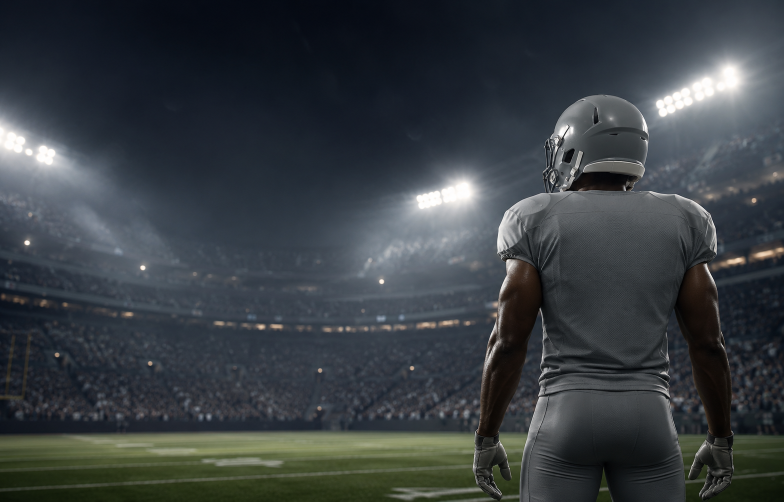
#> input picture art/menu/card_continue.png, 1568 x 1003 px, found by its file name (shown at 1/2 size)
$ python menu-kit-card.py
#> lines starting #> are read from the running program, lines starting #| are printed output that depends on the picture; after the words box and inside, x2 and y2 are one past the last pixel; in counts of white or black regions, pixels touching at a corner belong together
"""v106 THE KIT ON THE CONTINUE CARD — cut the two team-colour masks for the main menu's
continue-card photograph straight off the picture's own edges.

    python3 scripts/menu-kit-card.py            (from the repo root)

Writes public/menu/card_continue_mask_p.webp (PRIMARY = the jersey) and
card_continue_mask_s.webp (SECONDARY = helmet + pants), RGBA at half the source
resolution, RGB zero, alpha = the garment, softened by a 0.9px blur — the same shape the
menu's mask layer expects (see finish() in scripts/build-menu-art.py).

HOW THE OUTLINE IS FOUND.  The kit is neutral grey; the arms, the crowd, the sky and the
grass all carry colour, so RELATIVE CHROMA ((max-min)/luma) separates garment from
everything else far better than luminance does — the player is lit hard from the left, so
the same jersey runs from 167 down to 45 across his back while the bokeh behind him sits
at 40-110.  That map alone is not a mask (the gloves are neutral too, the arms wear
neutral specular rims, and the crowd has neutral patches), so it is used the way a camera
uses a rangefinder: a hand-placed PRIOR says where each boundary runs to within a few
pixels, and every boundary point is then SNAPPED to the strongest neutral/chromatic step
within a short search along its own normal, median-filtered and smoothed.  The result is
an explicit closed outline per garment, so nothing that is not inside a traced outline can
ever be tinted.

Coordinates in the prior tables are PERCENT of the source picture, the same grid
scripts/menu-mask-check.mjs probes on.  To re-place a boundary, read a zoom of the
picture, edit the control points, and re-run: the snap does the last two pixels.

The run prints its own report: coverage, the no-bleed guard, and every probe in
menu-mask-check.  Seven of that check's probes had been placed against the OLD masks and
sat off the real garment; v106 moved them, and the script asserts on every one.
"""
import os
import numpy as np
import cv2
from PIL import Image, ImageDraw, ImageFilter

SRC = 'art/menu/card_continue.png'
OUT = 'public/menu'
# where the review pictures go: the overlay and one zoomed crop per edge. Set MENU_KIT_DEBUG
# to move them; if the folder does not exist the pass is simply skipped.
DEBUG = os.environ.get('MENU_KIT_DEBUG', '')

src = Image.open(SRC).convert('RGB')
#> src is the input picture: PIL image 1568x1003 RGB; mean R, G, B 56.8, 62.6, 66.7
W, H = src.size
rgb = np.asarray(src).astype(np.float32)

# ---------------------------------------------------------------- the feature the snap reads
_b = cv2.GaussianBlur(rgb, (0, 0), 1.0)
_lum = _b.mean(2)
_rel = (_b.max(2) - _b.min(2)) / np.maximum(_lum, 12.0)
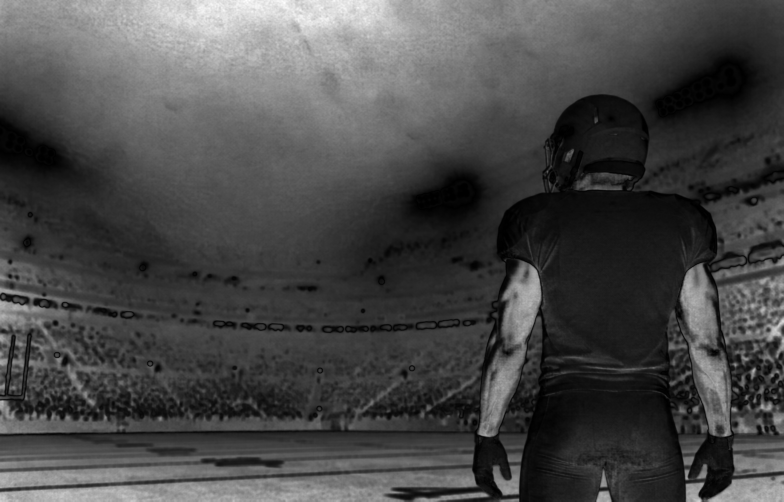
#> _rel: shape (1003, 1568) float32 (shown at 1/2 size); min 6.92e-06, max 1.23, mean 0.349; drawn with min black and max white
NEUT = np.clip(1.0 - _rel / 0.35, 0.0, 1.0)     # 1 = neutral (kit), 0 = coloured (skin, crowd, grass)
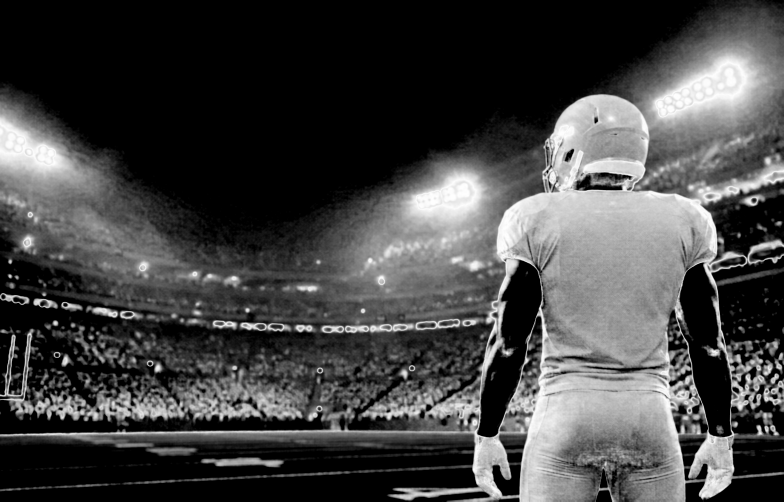
#> NEUT: shape (1003, 1568) float32 (shown at 1/2 size); min 0, max 1, mean 0.268


def px(pt):
    return pt[0] / 100.0 * W, pt[1] / 100.0 * H


def _interp(ctrl, t):
    """ctrl = [(t0, v0), ...] in percent, t = sample positions in percent. Linear."""
    ct = np.array([c[0] for c in ctrl], dtype=float)
    cv_ = np.array([c[1] for c in ctrl], dtype=float)
    if ct[0] > ct[-1]:                      # a table may run either way along its own axis
        ct, cv_ = ct[::-1], cv_[::-1]
    return np.interp(t, ct, cv_)


def snap(ctrl, axis, side, step=1.0, delta=9, win=5, pull=0.030, smooth=9):
    """Trace one boundary.

    ctrl  control points, percent, ordered along the boundary's own axis
    axis  'y' → the boundary is x(y), traced row by row;  'x' → y(x), column by column
    side  which way the GARMENT lies: 'L' garment is to the right of the edge (a left
          edge), 'R' garment to the left, 'T' garment below (a top edge), 'B' garment above
    delta how far, in source pixels, the snap may move off the prior
    win   how many pixels either side of a candidate the neutrality is averaged over
    pull  cost per pixel of leaving the prior — keeps a weak edge honest
    Returns [(x, y), ...] in source pixels, along the whole control range.
    """
#> called with axis = 'y', side = 'L', step = 1, delta = 7, win = 5, pull = 0.045, smooth = 7
    lo, hi = ctrl[0][0], ctrl[-1][0]
    span = (H if axis == 'y' else W) / 100.0
    n = max(2, int(round(abs(hi - lo) * span / step)))
    ts = np.linspace(lo, hi, n)
    prior = _interp(ctrl, ts)
    across = (W if axis == 'y' else H) / 100.0
    a = np.clip(np.rint(ts * span).astype(int), 0, (H if axis == 'y' else W) - 1)
    p = np.rint(prior * across).astype(int)                # the prior, in pixels
    found = p.copy()
    for i in range(len(a)):
        line = NEUT[a[i]] if axis == 'y' else NEUT[:, a[i]]
        best, bx = -1e9, p[i]
        for x in range(p[i] - delta, p[i] + delta + 1):
            if x - win < 0 or x + win + 1 >= len(line):
                continue
            if side in ('L', 'T'):
                inn = line[x + 1:x + 1 + win].mean(); out = line[x - win:x].mean()
            else:
                inn = line[x - win:x].mean(); out = line[x + 1:x + 1 + win].mean()
            s = inn - out - pull * abs(x - p[i])
            if s > best:
                best, bx = s, x
        found[i] = bx
#> after the loop, found = 183 values, max 1162 at index 182, min 1083 at index 27, mean 1102.4
    if smooth >= 3:
        k = smooth | 1
        pad = np.pad(found.astype(np.float32), k // 2, mode='edge')
#> pad = 189 values, max 1162 at index 185, min 1083 at index 30, mean 1103.2
        med = np.array([np.median(pad[i:i + k]) for i in range(len(found))])
#> med has the same summary as found
        ker = np.ones(k) / k
        found = np.convolve(np.pad(med, k // 2, mode='edge'), ker, mode='valid')
#> found = 183 values, max 1160.1 at index 182, min 1083.4 at index 27, mean 1102.4
    if axis == 'y':
        return [(float(x), float(y)) for x, y in zip(found, a)]
    return [(float(x), float(y)) for x, y in zip(a, found)]


def poly(points):
    m = Image.new('L', (W, H), 0)
    ImageDraw.Draw(m).polygon([(float(x), float(y)) for x, y in points], fill=255)
    return np.asarray(m) > 0


def poly_pct(pts):
    return poly([px(p) for p in pts])


# ================================================================= the priors, in percent
# Every table below was read off a 1%- and 0.5%-gridded zoom of art/menu/card_continue.png.

# --- the helmet -----------------------------------------------------------------------
# the shell's left side, bottom to top: the facemask strap and its clips out to 69.1-69.5,
# then the shell itself climbing to the crown
HELM_L = [(37.8, 69.45), (37.0, 69.35), (36.0, 69.20), (35.0, 69.07), (34.0, 69.20),
          (33.0, 69.45), (32.0, 69.40), (31.0, 69.30), (30.0, 69.30), (29.0, 69.35),
          (28.5, 69.39), (28.0, 69.64), (27.5, 70.09), (27.0, 70.28), (26.5, 70.60),
          (26.0, 70.66), (25.5, 70.79), (25.0, 70.85), (24.5, 70.98), (24.0, 71.17),
          (23.5, 71.30), (23.0, 71.56), (22.5, 71.81), (22.0, 72.07), (21.5, 72.39),
          (21.0, 72.77), (20.5, 73.28), (20.0, 73.72), (19.6, 74.30)]
HELM_TOP = [(74.30, 19.60), (74.50, 19.44), (75.00, 19.24), (75.50, 19.04), (76.00, 19.04),
            (76.50, 18.84), (77.00, 18.90), (77.50, 18.94), (78.00, 19.04), (78.50, 19.24),
            (79.00, 19.44), (79.50, 19.74), (80.00, 20.10)]
HELM_R = [(20.1, 80.05), (21.0, 80.87), (22.0, 81.51), (23.0, 81.95), (24.0, 82.27),
          (25.0, 82.53), (26.0, 82.65), (27.0, 82.78), (28.0, 82.72), (29.0, 82.65),
          (30.0, 82.65), (31.0, 82.53), (32.0, 82.40), (33.0, 82.14), (34.0, 82.20),
          (35.0, 82.02), (35.5, 81.82), (35.8, 81.50), (36.0, 81.42), (36.2, 81.29),
          (36.4, 81.02), (36.6, 80.90), (37.0, 80.78), (37.4, 80.77), (37.7, 80.64),
          (37.95, 80.55)]
# the helmet's lower edge, right to left. It is not one line: the jaw strap hangs to the
# jersey on the right and the facemask does the same on the left, and BETWEEN them the
# shell's rear rim rides high over the bare NECK, which is skin and stays out of the mask.
# Under a hard shadow lift the neck reads plainly as skin from 34.55 down to the collar.
HELM_BOT = [(80.55, 37.95), (80.05, 37.90),                          # the jaw strap's foot
            (79.90, 37.00), (79.75, 36.00), (79.60, 35.20), (79.20, 34.75),
            (78.00, 34.58), (76.00, 34.52), (74.50, 34.55), (73.80, 34.70),   # over the neck
            (73.40, 35.40), (73.15, 36.50), (73.00, 37.60), (72.85, 38.00),
            (72.50, 38.00), (72.00, 38.05), (71.70, 38.20),
            (71.55, 37.55), (71.00, 37.45), (70.45, 37.28),          # the air under the strap
            (70.30, 38.30), (69.60, 38.30), (69.45, 38.05)]

# --- the body: sleeves, torso, pants --------------------------------------------------
SLEEVE_L = [(51.5, 63.78), (51.0, 63.52), (50.0, 63.39), (49.0, 63.33), (48.0, 63.33),
            (47.0, 63.39), (46.0, 63.52), (45.0, 63.65), (44.0, 63.90), (43.0, 64.22),
            (42.5, 64.29), (42.0, 64.48)]
CUFF_L = [(63.78, 51.50), (64.20, 51.80), (64.60, 51.40), (65.20, 51.10), (65.80, 51.45),
          (66.40, 51.80), (67.00, 52.10), (67.60, 52.45), (68.20, 52.60)]
BODY_L = [(52.6, 68.45), (54.0, 68.55), (55.0, 68.69), (56.0, 68.88), (57.0, 68.94),
          (58.0, 69.01), (59.0, 69.01), (60.0, 68.94), (61.0, 68.81), (62.0, 68.69),
          (63.0, 68.60), (64.0, 68.90), (65.0, 69.07), (66.0, 69.13), (67.0, 69.13),
          (68.0, 69.07), (69.0, 69.13), (70.0, 69.07), (71.0, 69.01), (72.0, 68.94),
          (73.0, 68.85), (74.0, 68.95), (75.0, 68.80), (76.0, 68.75), (77.0, 68.78),
          (78.0, 68.69), (79.0, 68.45), (80.0, 68.37), (81.0, 68.30), (82.0, 68.11),
          (83.0, 67.86), (84.0, 67.65), (85.0, 67.47), (86.0, 67.28), (87.0, 67.22),
          (88.0, 67.03), (89.0, 66.84), (90.0, 66.71), (91.0, 66.58), (92.0, 66.52),
          (93.0, 66.39), (94.0, 66.33), (95.0, 66.33), (96.0, 66.26), (97.0, 66.26),
          (98.0, 66.20), (99.0, 66.10), (100.0, 66.10)]
BODY_R = [(52.5, 89.05), (53.0, 88.58), (54.0, 87.69), (55.0, 87.31), (56.0, 87.05),
          (57.0, 86.72), (58.0, 86.35), (59.0, 86.17), (60.0, 86.06), (61.0, 85.99),
          (62.0, 85.83), (63.0, 85.65), (64.0, 85.44), (65.0, 85.19), (66.0, 85.08),
          (67.0, 85.06), (68.0, 85.10), (69.0, 85.12), (70.0, 85.16), (71.0, 85.24),
          (72.0, 85.32), (73.0, 85.37), (74.0, 85.40), (75.0, 85.40), (76.0, 85.40),
          (77.0, 85.40), (78.0, 85.42), (79.0, 85.40), (80.0, 85.37), (81.0, 85.55),
          (82.0, 85.65), (83.0, 85.78), (84.0, 85.97), (85.0, 86.10), (86.0, 86.29),
          (87.0, 86.48), (88.0, 86.54), (89.0, 86.73), (90.0, 86.86), (91.0, 86.99),
          (92.0, 87.12), (93.0, 87.18), (94.0, 87.24), (95.0, 87.31), (96.0, 87.37),
          (97.0, 87.37), (98.0, 87.37), (99.0, 87.44), (100.0, 87.46)]
CUFF_R = [(89.05, 52.45), (89.60, 52.30), (90.10, 52.00), (90.60, 51.70), (91.00, 51.30),
          (91.20, 51.05)]
SLEEVE_R = [(51.05, 91.22), (50.5, 91.38), (50.0, 91.45), (49.0, 91.45),
            (48.0, 91.42), (47.0, 91.39), (46.0, 91.33), (45.0, 91.20), (44.0, 90.94),
            (43.0, 90.75), (42.0, 90.18), (41.4, 89.73), (41.0, 89.41), (40.7, 89.20)]
# the shoulder line and the collar, left to right; under the helmet this IS the helmet's hem
SHOULDER = [(64.50, 41.97), (65.00, 41.38), (65.50, 40.78), (66.00, 40.28), (66.50, 39.88),
            (67.00, 39.48), (67.50, 39.18), (68.00, 38.98), (68.50, 38.68), (69.00, 38.38),
            (69.30, 38.42), (69.80, 38.42), (70.30, 38.40), (71.00, 38.38), (71.60, 38.35),
            (72.00, 38.15), (72.50, 38.05), (73.00, 37.85), (73.50, 37.89), (74.00, 37.69),
            (74.50, 37.85), (75.00, 37.79), (76.00, 37.79), (77.00, 37.89), (78.00, 37.89),
            (79.00, 37.89), (79.50, 37.92), (80.00, 37.92), (80.50, 37.90), (81.00, 38.10),
            (81.50, 38.15), (82.00, 38.10), (82.50, 38.00), (83.00, 38.02), (83.50, 38.15),
            (84.00, 38.40), (84.50, 38.50), (85.00, 38.55), (85.50, 38.64), (86.00, 38.72),
            (86.50, 38.90), (87.00, 39.14), (87.50, 39.45), (88.00, 39.65), (88.50, 39.95),
            (89.00, 40.35), (89.20, 40.55)]

# the jersey's own hem: where the mesh stops and the pants start
HEM = [(66.00, 79.30), (67.00, 78.86), (67.50, 78.46), (68.00, 78.27), (68.50, 78.40),
       (69.00, 78.70), (69.50, 78.86), (70.00, 78.66), (70.50, 78.46), (71.00, 78.27),
       (71.50, 77.97), (72.00, 77.87), (72.50, 77.77), (73.00, 77.67), (74.00, 77.57),
       (75.00, 77.57), (75.50, 77.57), (76.00, 77.67), (77.00, 77.77), (77.50, 77.87),
       (78.00, 77.97), (79.00, 77.97), (79.50, 77.97), (80.00, 77.87), (81.00, 77.77),
       (82.00, 77.77), (83.00, 77.87), (83.50, 77.97), (84.00, 78.17), (84.50, 78.36),
       (85.00, 78.70), (86.00, 79.10)]

# the open air between the legs — a wedge that runs off the bottom of the frame
LEGGAP = [(77.02, 93.40), (77.25, 95.00), (77.75, 97.50), (78.15, 100.60),
          (75.95, 100.60), (76.38, 97.50), (76.85, 95.00)]

# ================================================================= trace them
helm_l = snap(HELM_L, 'y', 'L', delta=7, pull=0.045, smooth=7)
#> helm_l = 183 pairs, first value 1083.4 to 1160.1, second value 197 to 379
helm_t = snap(HELM_TOP, 'x', 'T', delta=7, pull=0.045, smooth=7)
#> helm_t = 89 pairs, first value 1165 to 1254, second value 189 to 200.7
helm_r = snap(HELM_R, 'y', 'R', delta=7, pull=0.045, smooth=7)
#> helm_r = 179 pairs, first value 1256.6 to 1298, second value 202 to 381
helm_b = [px((x, y)) for x, y in HELM_BOT]           # a hand line: the opening under the shell

sleeve_l = snap(SLEEVE_L, 'y', 'L', delta=7, pull=0.045, smooth=7)
#> sleeve_l = 95 pairs, first value 993 to 1010.4, second value 421 to 517
cuff_l = snap(CUFF_L, 'x', 'B', delta=7, pull=0.050, smooth=5)
#> cuff_l = 69 pairs, first value 1000 to 1069, second value 513 to 534.4
body_l = snap(BODY_L, 'y', 'L', delta=8, pull=0.035, smooth=13)
body_r = snap(BODY_R, 'y', 'R', delta=8, pull=0.035, smooth=13)
cuff_r = snap(CUFF_R, 'x', 'B', delta=7, pull=0.050, smooth=5)
sleeve_r = snap(SLEEVE_R, 'y', 'R', delta=7, pull=0.045, smooth=7)
shoulder = snap(SHOULDER, 'x', 'T', delta=8, pull=0.040, smooth=11)

# ================================================================= assemble the outlines
BOT = H + 4.0

# each run is laid head to tail, clockwise, so the outline never crosses itself
helmet_poly = helm_l + helm_t + helm_r + helm_b
body_poly = (shoulder + sleeve_r[::-1] + cuff_r[::-1] + body_r
             + [(body_r[-1][0], BOT), (body_l[-1][0], BOT)]
             + body_l[::-1] + cuff_l[::-1] + sleeve_l)

helmet = poly(helmet_poly)
#> in poly, `ImageDraw.Draw(m).polygon([(float(x), float(y)) for x, y in points], f..`:
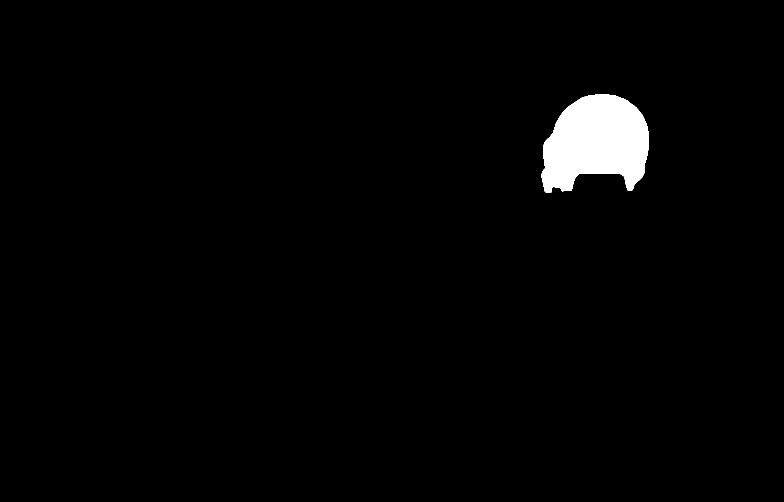
#> m: PIL image 1568x1003 L (shown at 1/2 size); 2% white; 1 white region, box (x1, y1, x2, y2) and area: (1083, 189, 1298, 385) 30947
body = poly(body_poly) & ~poly_pct(LEGGAP)
#> body: shape (1003, 1568) bool; 12.3% white; 1 white region, box (x1, y1, x2, y2) and area: (993, 378, 1435, 1003) 193882

# the two garments must not overlap: the shell wins where they meet
body &= ~helmet
#> body: shape (1003, 1568) bool; 12.3% white; 1 white region, box (x1, y1, x2, y2) and area: (993, 378, 1435, 1003) 193854

# the jersey / pants split runs along the hem, extended past both edges of the body
hem_x = np.array([p[0] for p in HEM]) / 100.0 * W
hem_y = np.array([p[1] for p in HEM]) / 100.0 * H
cols = np.arange(W)
hem_row = np.interp(cols, hem_x, hem_y)
below = np.arange(H)[:, None] > hem_row[None, :]

jersey = body & ~below
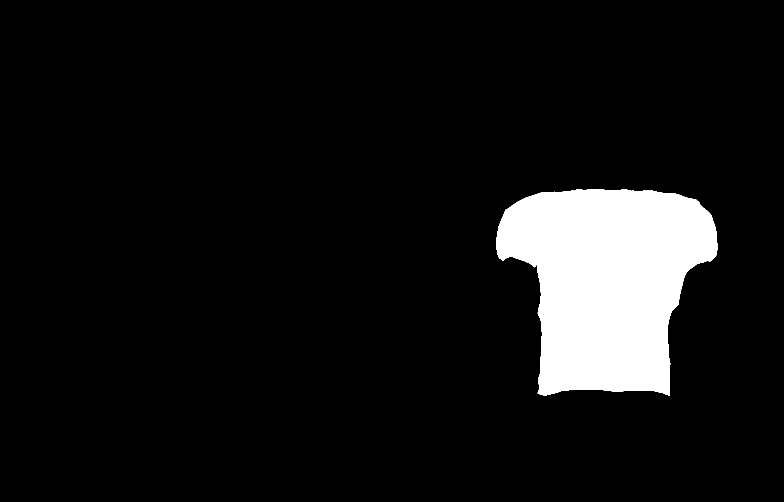
#> jersey: shape (1003, 1568) bool (shown at 1/2 size); 8.1% white; 1 white region, box (x1, y1, x2, y2) and area: (993, 378, 1435, 791) 127494
pants = body & below
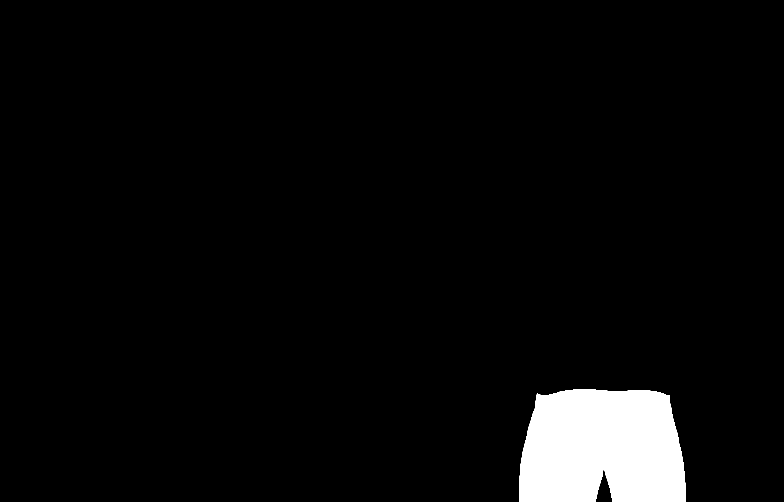
#> pants: shape (1003, 1568) bool (shown at 1/2 size); 4.2% white; 1 white region, box (x1, y1, x2, y2) and area: (1038, 779, 1372, 1003) 66360

# ================================================================= write the masks
def finish(mask_bool, path, blur=0.9):
#> called with path = 'public/menu/card_continue_mask_p.webp', blur = 0.9
    m = Image.fromarray((mask_bool * 255).astype('uint8'), 'L')
    m = m.filter(ImageFilter.MaxFilter(3)).filter(ImageFilter.MinFilter(3))   # close pinholes
#> m: PIL image 1568x1003 L; 8.1% white; 1 white region, box (x1, y1, x2, y2) and area: (993, 378, 1435, 791) 127501
    m = m.resize((W // 2, H // 2), Image.LANCZOS).filter(ImageFilter.GaussianBlur(blur))
#> m: PIL image 784x501 L
    rgba = Image.new('RGBA', m.size, (0, 0, 0, 0))
#> rgba: PIL image 784x501 RGBA; every value is 0
    rgba.putalpha(m)
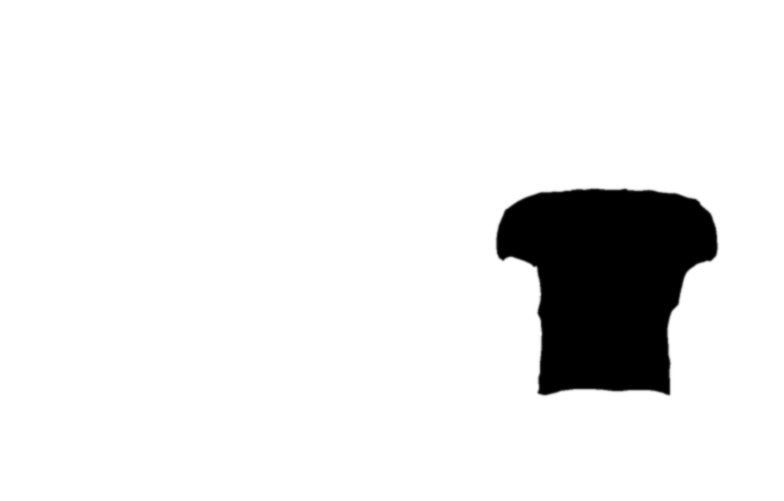
#> rgba: PIL image 784x501 RGBA; mean R, G, B, A 0, 0, 0, 20.7; transparent parts drawn white
    rgba.save(path, 'WEBP', quality=80, method=6)
    return np.asarray(m)


os.makedirs(OUT, exist_ok=True)
P_PATH = os.path.join(OUT, 'card_continue_mask_p.webp')
S_PATH = os.path.join(OUT, 'card_continue_mask_s.webp')
ap = finish(jersey, P_PATH)
as_ = finish(helmet | pants, S_PATH)
#> call 2 of finish, with path = 'public/menu/card_continue_mask_s.webp', blur = 0.9
#> in finish (call 2), `m = m.resize((W // 2, H // 2), Image.LANCZOS).filter(ImageFilter.Gauss..`:
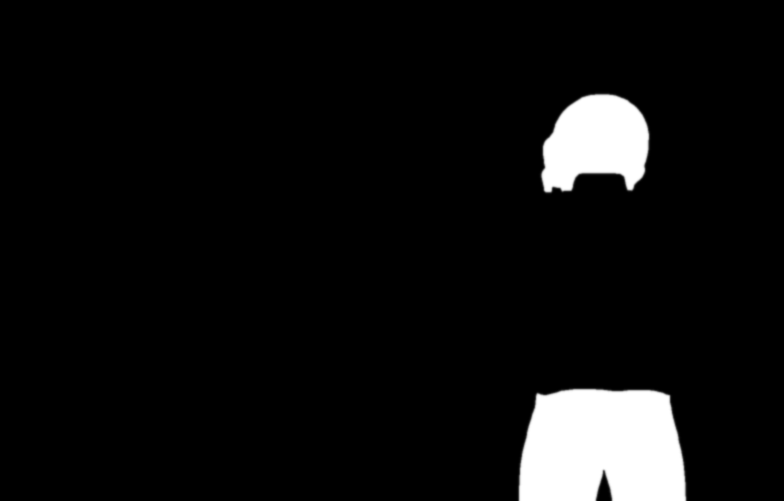
#> m: PIL image 784x501 L; min 0, max 255, mean 15.8

# ================================================================= the guarantees
player = (helmet | body)
#> player: shape (1003, 1568) bool; 14.3% white; 1 white region, box (x1, y1, x2, y2) and area: (993, 189, 1435, 1003) 224801
#> (the rest of the program and of its run is left out)
